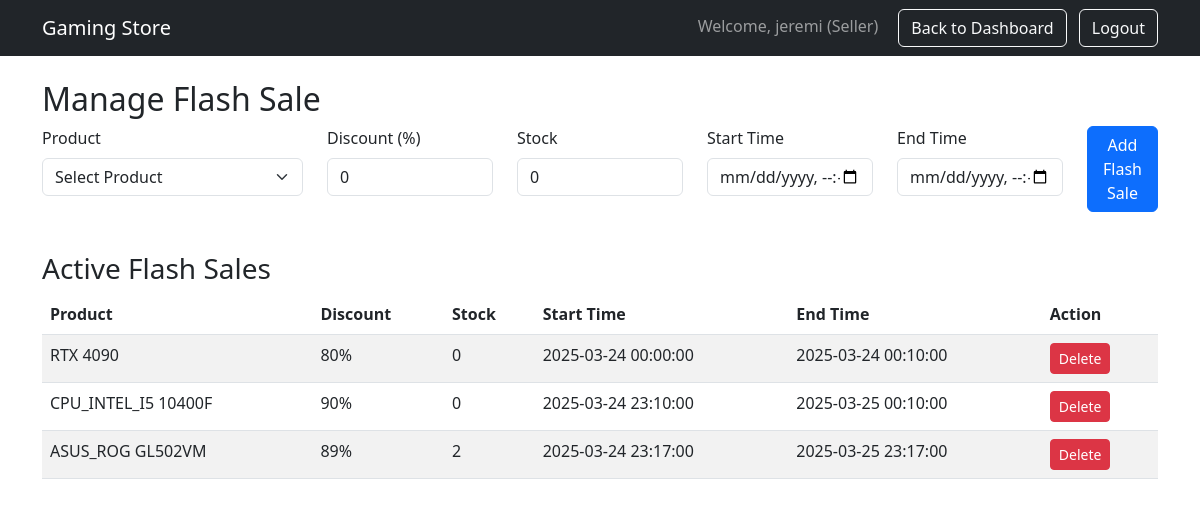
Screenshot of /manage_flash_sale.php (signed in) with the database file from the repository.
### tables this page shows
CREATE TABLE `flash_sales` (
  `id` int(11) NOT NULL,
  `product_id` int(11) NOT NULL,
  `discount` int(11) NOT NULL,
  `start_time` datetime NOT NULL,
  `end_time` datetime NOT NULL,
  `created_at` timestamp NOT NULL DEFAULT current_timestamp(),
  `stock` int(11) NOT NULL DEFAULT 0
);

CREATE TABLE `products` (
  `id` int(11) NOT NULL,
  `seller_id` int(11) NOT NULL,
  `name` varchar(100) NOT NULL,
  `category` enum('computer','gaming_chair','vga','cpu','laptop','monitor','other') NOT NULL,
  `price` decimal(10,2) NOT NULL,
  `description` text DEFAULT NULL,
  `created_at` timestamp NOT NULL DEFAULT current_timestamp(),
  `discount` int(11) DEFAULT 0
);

### manage_flash_sale.php (the view, shortened to what this page needs)
<?php
include 'connection.php';
$flash_sales_sql = "SELECT fs.*, p.name FROM flash_sales fs JOIN products p ON fs.product_id = p.id";
$flash_sales_result = mysqli_query($conn, $flash_sales_sql);
?>
<!DOCTYPE html>
<html lang="en">
<head>
    <link href="https://cdn.jsdelivr.net/npm/bootstrap@5.3.0/dist/css/bootstrap.min.css" rel="stylesheet">
</head>
<body>
    <nav class="navbar navbar-expand-lg navbar-dark bg-dark">
        <div class="container">
            <a class="navbar-brand" href="seller.php">Gaming Store</a>
            <div class="ms-auto">
                <span class="navbar-text me-3">Welcome, <?php echo $_SESSION['username']; ?> (Seller)</span>
                <a href="seller.php" class="btn btn-outline-light me-2">Back to Dashboard</a>
                <a href="logout.php" class="btn btn-outline-light">Logout</a>
            </div>
        </div>
    </nav>
    <div class="container mt-4">
        <h2>Manage Flash Sale</h2>
        <form method="post" action="" class="mb-4">
            <div class="row">
                <div class="col-md-3 mb-3">
                    <label for="product_id" class="form-label">Product</label>
                    <select class="form-select" name="product_id" id="product_id" required>
                        <option value="">Select Product</option>
                    </select>
                </div>
                <div class="col-md-2 mb-3">
                    <label for="discount" class="form-label">Discount (%)</label>
                    <input type="number" class="form-control" name="discount" id="discount" min="0" max="100" value="0" required>
                </div>
                <div class="col-md-2 mb-3">
                    <label for="stock" class="form-label">Stock</label>
                    <input type="number" class="form-control" name="stock" id="stock" min="0" value="0" required>
                </div>
                <div class="col-md-2 mb-3">
                    <label for="start_time" class="form-label">Start Time</label>
                    <input type="datetime-local" class="form-control" name="start_time" id="start_time" required>
                </div>
                <div class="col-md-2 mb-3">
                    <label for="end_time" class="form-label">End Time</label>
                    <input type="datetime-local" class="form-control" name="end_time" id="end_time" required>
                </div>
                <div class="col-md-1 mb-3 d-flex align-items-end">
                    <button type="submit" class="btn btn-primary w-100">Add Flash Sale</button>
                </div>
            </div>
        </form>
        <h3>Active Flash Sales</h3>
        <table class="table table-striped">
            <thead>
                <tr>
                    <th>Product</th>
                    <th>Discount</th>
                    <th>Stock</th>
                    <th>Start Time</th>
                    <th>End Time</th>
                    <th>Action</th>
                </tr>
            </thead>
            <tbody>
                <?php while ($flash_sale = mysqli_fetch_assoc($flash_sales_result)) { ?>
                    <tr>
                        <td><?php echo $flash_sale['name']; ?></td>
                        <td><?php echo $flash_sale['discount']; ?>%</td>
                        <td><?php echo $flash_sale['stock']; ?></td>
                        <td><?php echo $flash_sale['start_time']; ?></td>
                        <td><?php echo $flash_sale['end_time']; ?></td>
                        <td>
                            <a href="delete_flash_sale.php?id=<?php echo $flash_sale['id']; ?>" class="btn btn-danger btn-sm">Delete</a>
                        </td>
                    </tr>
                <?php } ?>
            </tbody>
        </table>
    </div>
</body>
</html>

### rows the page displays
flash_sales: product.name "RTX 4090", discount "80", stock "0", start_time "2025-03-24 00:00:00", end_time "2025-03-24 00:10:00"
flash_sales: product.name "CPU_INTEL_I5 10400F", discount "90", stock "0", start_time "2025-03-24 23:10:00", end_time "2025-03-25 00:10:00"
flash_sales: product.name "ASUS_ROG GL502VM", discount "89", stock "2", start_time "2025-03-24 23:17:00", end_time "2025-03-25 23:17:00"

### other values shown
$_SESSION['username'] "jeremi"
